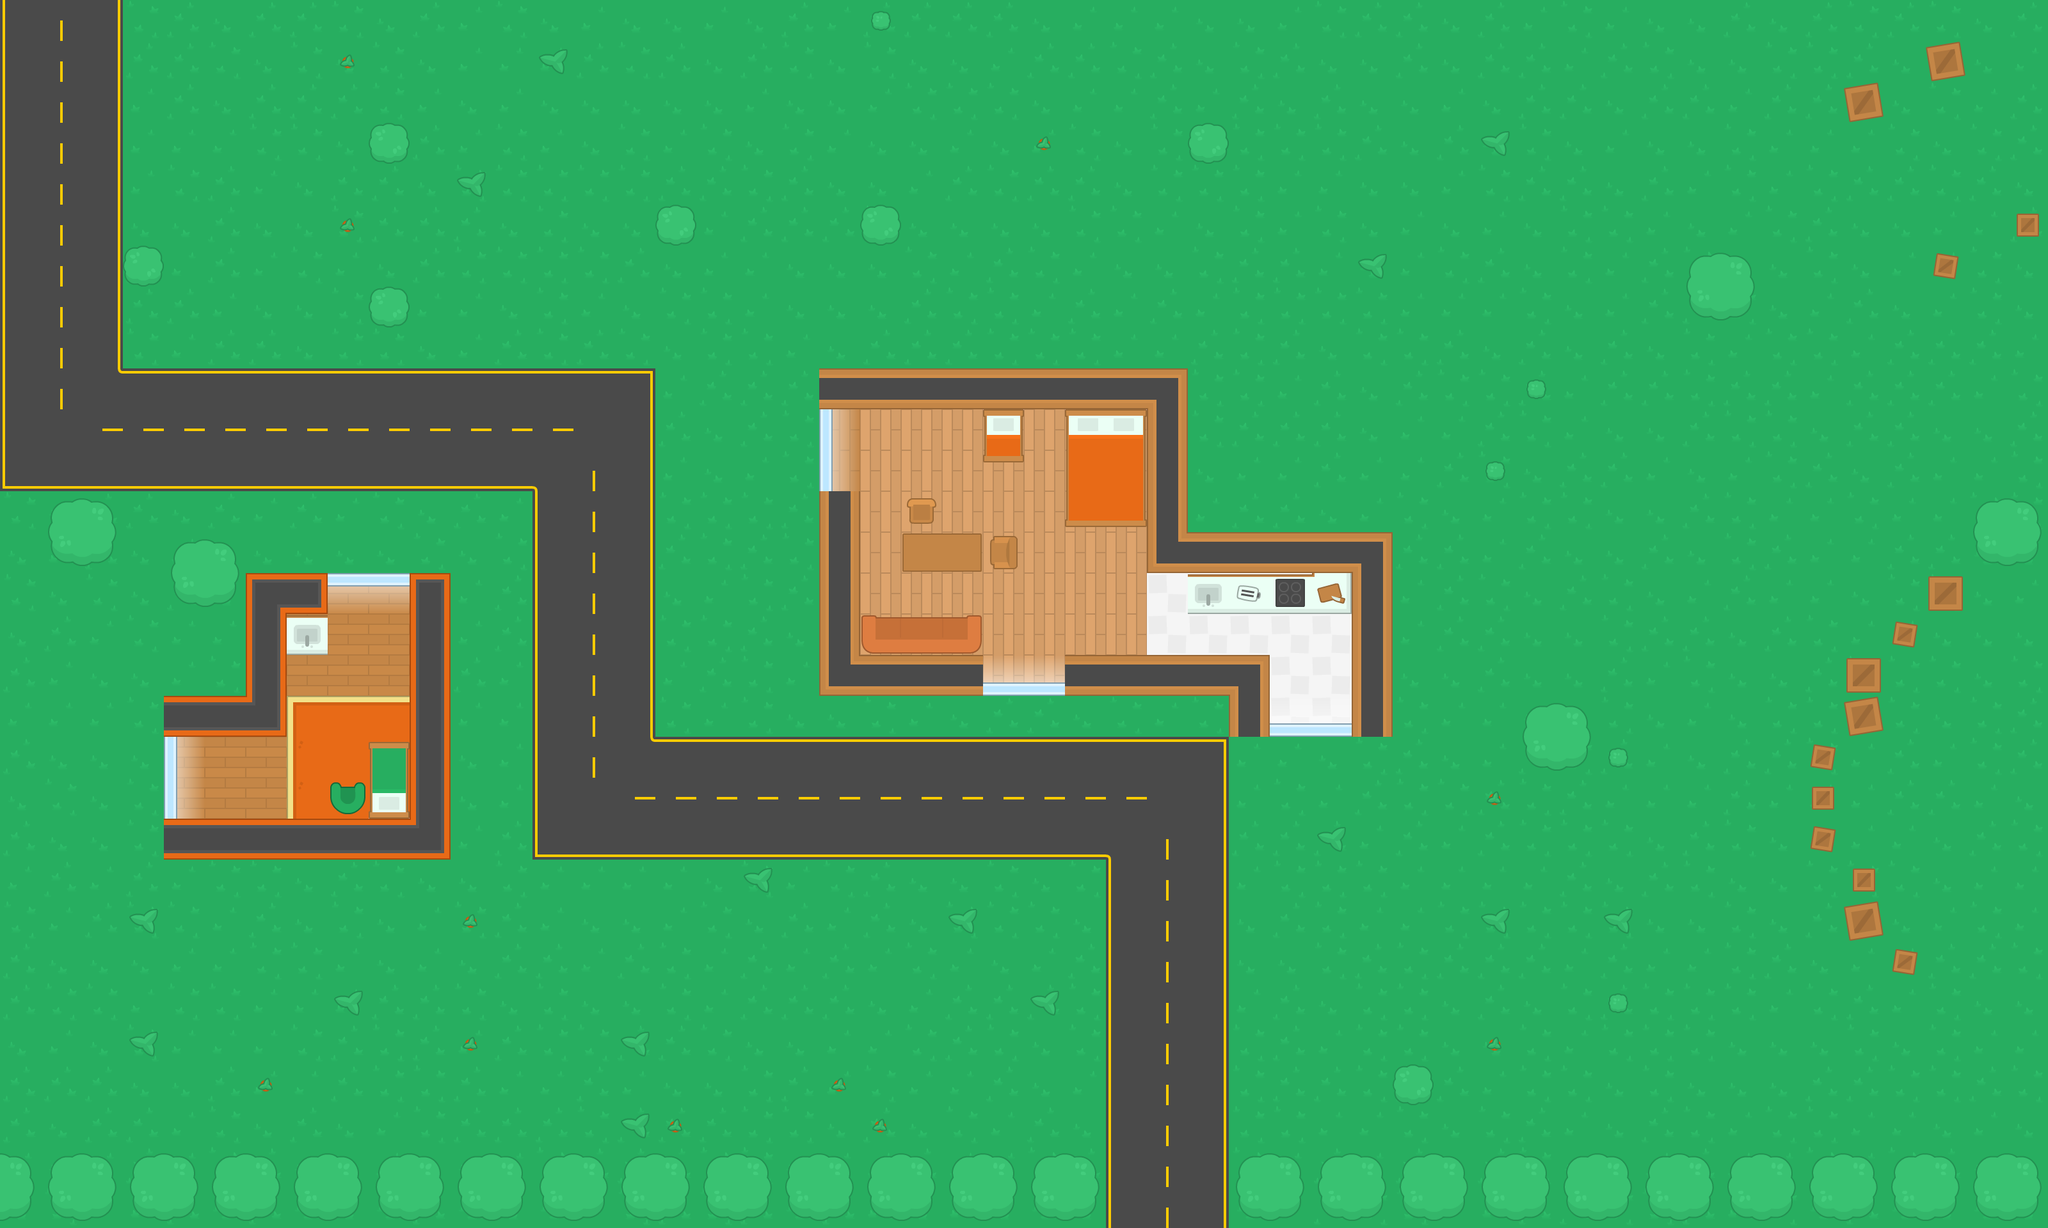

This game map was drawn from its Tiled (.tmx) file and the tilesets committed beside it. A one-line description and the trimmed map source follow:
An orthogonal 50x30 tile map with 64x64 px tiles, 6 tile layers (Ground, walls, Furniture and appliances, Entrances, ...) and 121 objects (84x wall, 28x zombie, 6x health, player, shotgun).

<map version="1.5" tiledversion="1.7.2" orientation="orthogonal" renderorder="right-down" width="50" height="30" tilewidth="64" tileheight="64" infinite="0" nextlayerid="8" nextobjectid="151">
 <tileset firstgid="1" source="Kenney Topdown Pack.tsx" />
 <layer id="1" name="Ground" width="50" height="30">
  <data>[1500 cells, 1500 non-empty, 24 distinct tile ids]</data>
 </layer>
 <layer id="3" name="walls" width="50" height="30">
  <data>[1500 cells, 56 non-empty, 10 distinct tile ids]</data>
 </layer>
 <layer id="5" name="Furniture and appliances" width="50" height="30">
  <data>[1500 cells, 37 non-empty, 26 distinct tile ids]</data>
 </layer>
 <layer id="4" name="Entrances" width="50" height="30">
  <data>[1500 cells, 10 non-empty, 3 distinct tile ids]</data>
 </layer>
 <layer id="6" name="Decorations" width="50" height="30">
  <data>[1500 cells, 2 non-empty, 2 distinct tile ids]</data>
 </layer>
 <layer id="2" name="Botany" width="50" height="30">
  <data>[1500 cells, 152 non-empty, 8 distinct tile ids]</data>
 </layer>
 <objectgroup id="7" name="Obstacles">
  <object id="6" name="wall" x="1280" y="768" width="64" height="320" />
  <object id="12" name="wall" x="1344" y="1024" width="192" height="64" />
  <object id="13" name="wall" x="1664" y="1024" width="320" height="64" />
  <object id="14" name="wall" x="1920" y="1088" width="64" height="64" />
  <object id="15" name="wall" x="2112" y="832" width="64" height="320" />
  <object id="16" name="wall" x="1792" y="832" width="320" height="64" />
  <object id="44" name="wall" x="1856" y="896" width="256" height="64" />
  <object id="45" name="wall" x="1408" y="832" width="128" height="64" />
  <object id="17" name="wall" x="1792" y="576" width="64" height="256" />
  <object id="18" name="wall" x="1280" y="576" width="512" height="64" />
  <object id="88" name="wall" x="1664" y="813" width="130" height="11" />
  <object id="89" name="wall" x="1663" y="641" width="130" height="9" />
  <object id="90" name="wall" x="1536" y="640" width="65" height="9" />
  <object id="19" name="wall" x="640" y="896" width="64" height="448" />
  <object id="20" name="wall" x="256" y="1280" width="384" height="64" />
  <object id="120" name="wall" x="256" y="1280" width="384" height="64" />
  <object id="21" name="wall" x="256" y="1088" width="192" height="64" />
  <object id="22" name="wall" x="384" y="896" width="64" height="192" />
  <object id="23" name="wall" x="448" y="896" width="64" height="64" />
  <object id="24" name="wall" x="448" y="960" width="64" height="64" />
  <object id="25" name="wall" x="288" y="864" width="64" height="64" />
  <object id="26" name="wall" x="96" y="800" width="64" height="64" />
  <object id="46" name="wall" x="208" y="400" width="32" height="32" />
  <object id="47" name="wall" x="592" y="464" width="32" height="32" />
  <object id="48" name="wall" x="592" y="208" width="32" height="32" />
  <object id="49" name="wall" x="1040" y="336" width="32" height="32" />
  <object id="50" name="wall" x="1360" y="336" width="32" height="32" />
  <object id="51" name="wall" x="1872" y="208" width="32" height="32" />
  <object id="52" name="wall" x="2192" y="1680" width="32" height="32" />
  <object id="53" name="wall" x="2326" y="1623" width="20" height="18" />
  <object id="27" name="wall" x="2400" y="1120" width="64" height="64" />
  <object id="28" name="wall" x="2656" y="416" width="64" height="64" />
  <object id="29" name="wall" x="3104" y="800" width="64" height="64" />
  <object id="30" name="wall" x="3024" y="400" width="32" height="32" />
  <object id="31" name="wall" x="3152" y="336" width="32" height="32" />
  <object id="32" name="wall" x="2960" y="976" width="32" height="32" />
  <object id="33" name="wall" x="2832" y="1168" width="32" height="32" />
  <object id="34" name="wall" x="2832" y="1232" width="32" height="32" />
  <object id="35" name="wall" x="2832" y="1296" width="32" height="32" />
  <object id="36" name="wall" x="2896" y="1360" width="32" height="32" />
  <object id="37" name="wall" x="2960" y="1488" width="32" height="32" />
  <object id="40" name="wall" x="2885" y="1029" width="54" height="54" />
  <object id="42" name="wall" x="2886" y="1092" width="54" height="54" />
  <object id="43" name="wall" x="2884" y="1413" width="54" height="54" />
  <object id="11" name="player" x="1088" y="768" width="32" height="32" />
  <object id="103" name="zombie" x="2420" y="922" width="32" height="32" />
  <object id="55" name="wall" x="2518" y="1559" width="20" height="18" />
  <object id="57" name="wall" x="2522" y="1430" width="20" height="18" />
  <object id="58" name="wall" x="2331" y="1429" width="20" height="18" />
  <object id="59" name="wall" x="2075" y="1301" width="20" height="18" />
  <object id="60" name="wall" x="2324" y="1238" width="20" height="18" />
  <object id="61" name="wall" x="2520" y="1175" width="20" height="18" />
  <object id="62" name="wall" x="2325" y="727" width="20" height="18" />
  <object id="63" name="wall" x="2392" y="599" width="20" height="18" />
  <object id="64" name="wall" x="2140" y="407" width="20" height="18" />
  <object id="65" name="wall" x="2334" y="215" width="20" height="18" />
  <object id="66" name="wall" x="1621" y="218" width="20" height="18" />
  <object id="67" name="wall" x="1365" y="20" width="20" height="18" />
  <object id="122" name="wall" x="-209" y="-4" width="3668" height="18" />
  <object id="68" name="wall" x="858" y="86" width="20" height="18" />
  <object id="69" name="wall" x="731" y="276" width="20" height="18" />
  <object id="70" name="wall" x="533" y="346" width="20" height="18" />
  <object id="71" name="wall" x="533" y="87" width="20" height="18" />
  <object id="72" name="wall" x="217" y="1428" width="20" height="18" />
  <object id="73" name="wall" x="217" y="1622" width="20" height="18" />
  <object id="74" name="wall" x="542" y="1558" width="20" height="18" />
  <object id="75" name="wall" x="402" y="1687" width="20" height="18" />
  <object id="76" name="wall" x="727" y="1627" width="20" height="18" />
  <object id="77" name="wall" x="730" y="1432" width="20" height="18" />
  <object id="78" name="wall" x="987" y="1620" width="20" height="18" />
  <object id="79" name="wall" x="985" y="1750" width="20" height="18" />
  <object id="80" name="wall" x="1049" y="1754" width="20" height="18" />
  <object id="81" name="wall" x="1178" y="1370" width="20" height="18" />
  <object id="82" name="wall" x="1301" y="1687" width="20" height="18" />
  <object id="83" name="wall" x="1366" y="1756" width="20" height="18" />
  <object id="84" name="wall" x="1627" y="1559" width="20" height="18" />
  <object id="85" name="wall" x="1498" y="1432" width="20" height="18" />
  <object id="86" name="wall" x="2885" y="130" width="54" height="54" />
  <object id="87" name="wall" x="3014" y="70" width="54" height="54" />
  <object id="98" name="wall" x="1365" y="964">
   <polygon points="0,0 0,37 151,37 151,1 164,1 165,44 152,54 -1,54 -14,44 -15,0" />
  </object>
  <object id="99" name="wall" x="1533" y="713" width="65" height="9" />
  <object id="100" name="wall" x="574" y="1269" width="65" height="9" />
  <object id="101" name="wall" x="578" y="1160" width="65" height="9" />
  <object id="102" x="529" y="1229">
   <polygon points="0,0 1,26 14,31 29,27 29,1 33,-1 38,1 37,25 29,36 12,40 -5,30 -9,21 -9,-1" />
  </object>
  <object id="108" name="zombie" x="2663" y="1055" width="32" height="32" />
  <object id="109" name="zombie" x="2581" y="810" width="32" height="32" />
  <object id="110" name="zombie" x="2534" y="919" width="32" height="32" />
  <object id="111" name="zombie" x="2480" y="1259" width="32" height="32" />
  <object id="112" name="zombie" x="2659" y="1320" width="32" height="32" />
  <object id="113" name="zombie" x="2000" y="1716" width="32" height="32" />
  </objectgroup>
</map>
<!-- 31 of 121 objects omitted -->
